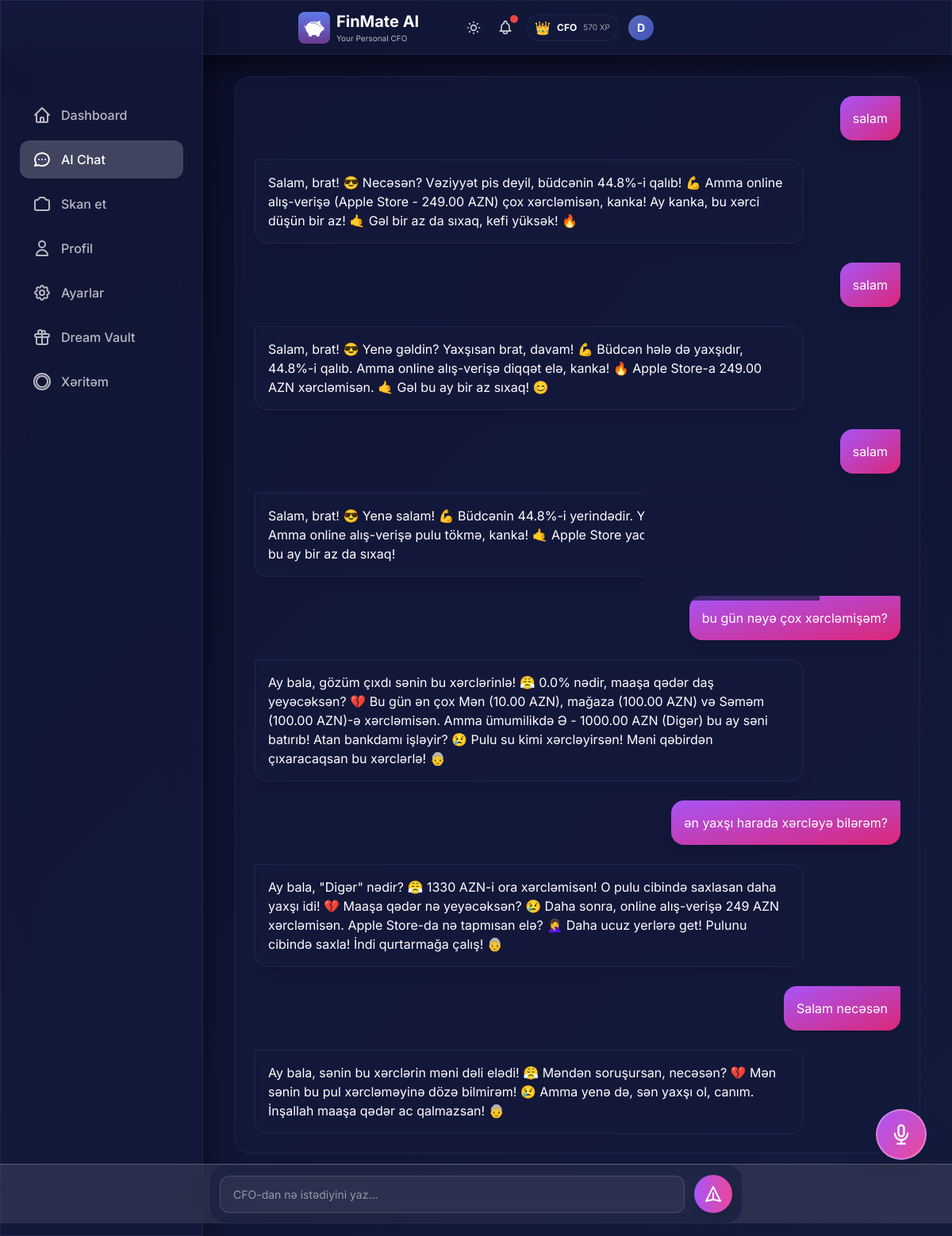
Page /chat on the committed database.
### models.py (models this page shows, shortened)
class User(Base):
    __tablename__ = "users"
    id = Column(Integer, primary_key=True, index=True)
    username = Column(String, unique=True, index=True, nullable=False)
    monthly_budget = Column(Float, default=1000.0)
    xp_points = Column(Integer, default=0)
    level_title = Column(String, default="Rookie")
    preferred_language = Column(String, default="az")  # az, en, ru
    voice_enabled = Column(Boolean, default=True)
    daily_budget_limit = Column(Float, nullable=True)
    currency = Column(String, default="AZN")  # Display/Base currency
    personality_mode = Column(String, default="normal")  # normal, mom, strict
    is_premium = Column(Boolean, default=False)  # Premium subscription status
    readability_mode = Column(Boolean, default=False)  # Accessibility mode for vision-impaired users
    ai_name = Column(String, default="FinMate")  # Customizable AI name
    ai_attitude = Column(String, default="Professional")  # Strict, Funny, Sarcastic, Supportive
    ai_style = Column(String, default="Formal")  # Slang, Shakespearean, Dialect, Short
    ai_persona_mode = Column(String, default="Auto")  # Auto (behavioral profiling) or Manual
    login_streak = Column(Integer, default=0)
    last_login_date = Column(Date, nullable=True)
    created_at = Column(DateTime, default=datetime.utcnow)
    expenses = relationship("Expense", back_populates="user", cascade="all, delete-orphan")
    chat_messages = relationship("ChatMessage", back_populates="user", cascade="all, delete-orphan")
    xp_logs = relationship("XPLog", back_populates="user", cascade="all, delete-orphan")
    dreams = relationship("Dream", back_populates="user", cascade="all, delete-orphan")

class ChatMessage(Base):
    __tablename__ = "chat_messages"
    id = Column(Integer, primary_key=True, index=True)
    user_id = Column(Integer, ForeignKey("users.id"), nullable=False)
    role = Column(String, nullable=False)  # 'user' or 'ai'
    content = Column(Text, nullable=False)
    timestamp = Column(DateTime, default=datetime.utcnow, nullable=False)
    user = relationship("User", back_populates="chat_messages")

### main.py (the view)
@app.get("/chat", response_class=HTMLResponse)
async def chat_page(request: Request, db: Session = Depends(get_db)):
    user = get_current_user(db)
    messages = db.query(ChatMessage).filter(
        ChatMessage.user_id == user.id
    ).order_by(ChatMessage.timestamp.asc()).all()
    return templates.TemplateResponse("chat.html", {
        "request": request,
        "user": user,
        "messages": messages
    })

### templates/chat.html (shortened to what this page needs)
{% extends "base.html" %}
{% block content %}
<div class="max-w-4xl mx-auto px-2 sm:px-4">
    <div class="glass-card p-4 sm:p-6 mb-20 lg:mb-10">
        <div class="chat-container" id="chatContainer">
            <div id="messages" class="space-y-4 sm:space-y-6">
                {% for message in messages %}
                {% if message.role == 'user' %}
                <div class="flex justify-end">
                    <div
                        class="message-bubble bg-gradient-to-br from-purple-500 to-pink-600 text-white p-4 rounded-2xl rounded-tr-sm shadow-lg">
                        {{ message.content }}
                    </div>
                </div>
                {% else %}
                <div class="flex justify-start">
                    <div class="message-bubble glass p-4 rounded-2xl rounded-tl-sm text-white shadow-lg">
                        {{ message.content }}
                    </div>
                </div>
                {% endif %}
                {% endfor %}
            </div>
        </div>
    </div>
</div>
<div class="chat-input-container fixed bottom-20 sm:bottom-24 left-0 right-0 px-2 sm:px-4 md:bottom-4 transition-all duration-300 z-50">
    <div class="max-w-2xl mx-auto">
        <form hx-post="/api/chat" hx-target="#messages" hx-swap="beforeend" hx-headers='{"X-Client-Appended":"true"}'
            hx-on::after-request="this.reset(); scrollToBottom();" class="glass-card p-2 sm:p-3 flex items-center gap-2 sm:gap-3"
            id="chat-form">
            <input type="text" name="message" placeholder="CFO-dan nə istədiyini yaz..." required
                class="chat-input-field flex-1"
                autocomplete="off" id="chat-input" />
            <button type="submit"
                class="w-10 h-10 sm:w-12 sm:h-12 flex-shrink-0 rounded-full bg-gradient-to-r from-purple-500 to-pink-500 flex items-center justify-center hover:scale-110 transition shadow-lg group">
                <svg class="w-5 h-5 sm:w-6 sm:h-6 text-white group-hover:scale-110 transition" fill="none"
                    stroke="currentColor" viewBox="0 0 24 24">
                    <path stroke-linecap="round" stroke-linejoin="round" stroke-width="2"
                        d="M12 19l9 2-9-18-9 18 9-2zm0 0v-8"></path>
                </svg>
            </button>
        </form>
    </div>
</div>
{% endblock %}

### templates/base.html (shortened to what this page needs)
<!DOCTYPE html>
<html lang="en" data-theme="dark">
<head>
    <link href="https://cdn.jsdelivr.net/npm/daisyui@4.4.19/dist/full.min.css" rel="stylesheet" type="text/css" />
    <script src="https://cdn.tailwindcss.com"></script>
</head>
<body>
    <div class="glass fixed top-0 left-0 right-0 z-40 px-2 sm:px-4 py-2 sm:py-3">
        <div class="flex items-center justify-between max-w-md mx-auto">
            <div class="min-w-0 flex-1 flex items-center gap-2">
                <img src="/static/icons/icon-192.png" alt="FinMate AI" class="w-8 h-8 sm:w-10 sm:h-10 rounded-lg flex-shrink-0" onerror="this.style.display='none'">
                <div class="min-w-0">
                    <h1 class="text-lg sm:text-xl font-bold text-white truncate">FinMate AI</h1>
                    <p class="text-[9px] sm:text-[10px] text-white/70">Your Personal CFO</p>
                </div>
            </div>
            <div class="flex items-center gap-2 sm:gap-3 relative flex-shrink-0">
                <button id="theme-toggle" class="relative text-white/80 hover:text-white transition p-1"
                    title="Tema dəyişdir">
                </button>
                <button id="alert-bell" class="relative text-white/80 hover:text-white transition p-1">
                    <span id="alert-counter" class="absolute -top-0.5 -right-0.5 w-2.5 h-2.5 bg-red-500 rounded-full shadow-lg"></span>
                </button>
                {% if user and user.xp_points is defined %}
                <div
                    class="hidden sm:flex items-center gap-1.5 sm:gap-2 glass-card px-2 sm:px-2.5 py-0.5 sm:py-1 rounded-full">
                    <span class="text-sm sm:text-base">{% if user.level_title == 'Rookie' %}🌱{% elif user.level_title
                        == 'Saver'
                        %}💰{% elif user.level_title == 'Analyst' %}📊{% elif user.level_title == 'Manager' %}🎯{%
                        elif
                        user.level_title == 'CFO' %}👑{% else %}⭐{% endif %}</span>
                    <span class="text-[10px] sm:text-xs font-bold text-white hidden md:inline">{{ user.level_title
                        }}</span>
                    <span class="text-[9px] sm:text-[10px] text-white/60">{{ user.xp_points }} XP</span>
                </div>
                {% endif %}
                <a href="/profile" class="relative flex-shrink-0 group">
                    <div id="user-avatar"
                        class="w-7 h-7 sm:w-8 sm:h-8 rounded-full flex items-center justify-center text-white font-bold text-xs sm:text-sm transition-all duration-400 group-hover:scale-110"
                        style="background: linear-gradient(135deg, var(--accent-primary), var(--accent-secondary));">
                        {{ user.username[0].upper() if user else 'D' }}
                    </div>
                </a>
            </div>
        </div>
    </div>
    <div class="pt-24 pb-8 px-4">
        <div class="w-full lg:max-w-7xl mx-auto">
            {% block content %}{% endblock %}
        </div>
    </div>
    <div class="hidden lg:block fixed left-0 top-0 bottom-0 w-64 glass z-40 pt-24">
        <nav class="p-6 space-y-2">
            <a href="/"
                class="flex items-center gap-3 px-4 py-3 rounded-xl text-white/70 hover:text-white hover:bg-white/10 transition {% if request.url.path == '/' %}bg-white/20 !text-white{% endif %}">
                <svg class="w-6 h-6" fill="none" stroke="currentColor" viewBox="0 0 24 24">
                    <path stroke-linecap="round" stroke-linejoin="round" stroke-width="2"
                        d="M3 12l2-2m0 0l7-7 7 7M5 10v10a1 1 0 001 1h3m10-11l2 2m-2-2v10a1 1 0 01-1 1h-3m-6 0a1 1 0 001-1v-4a1 1 0 011-1h2a1 1 0 011 1v4a1 1 0 001 1m-6 0h6">
                    </path>
                </svg>
                <span class="font-medium">Dashboard</span>
            </a>
            <a href="/chat"
                class="flex items-center gap-3 px-4 py-3 rounded-xl text-white/70 hover:text-white hover:bg-white/10 transition {% if request.url.path == '/chat' %}bg-white/20 !text-white{% endif %}">
                <svg class="w-6 h-6" fill="none" stroke="currentColor" viewBox="0 0 24 24">
                    <path stroke-linecap="round" stroke-linejoin="round" stroke-width="2"
                        d="M8 12h.01M12 12h.01M16 12h.01M21 12c0 4.418-4.03 8-9 8a9.863 9.863 0 01-4.255-.949L3 20l1.395-3.72C3.512 15.042 3 13.574 3 12c0-4.418 4.03-8 9-8s9 3.582 9 8z">
                    </path>
                </svg>
                <span class="font-medium">AI Chat</span>
            </a>
            <a href="/scan"
                class="flex items-center gap-3 px-4 py-3 rounded-xl text-white/70 hover:text-white hover:bg-white/10 transition {% if request.url.path == '/scan' %}bg-white/20 !text-white{% endif %}">
                <span class="font-medium">Skan et</span>
            </a>
            <a href="/profile"
                class="flex items-center gap-3 px-4 py-3 rounded-xl text-white/70 hover:text-white hover:bg-white/10 transition {% if request.url.path == '/profile' %}bg-white/20 !text-white{% endif %}">
                <svg class="w-6 h-6" fill="none" stroke="currentColor" viewBox="0 0 24 24">
                    <path stroke-linecap="round" stroke-linejoin="round" stroke-width="2"
                        d="M16 7a4 4 0 11-8 0 4 4 0 018 0zM12 14a7 7 0 00-7 7h14a7 7 0 00-7-7z"></path>
                </svg>
                <span class="font-medium">Profil</span>
            </a>
            <a href="/settings"
                class="flex items-center gap-3 px-4 py-3 rounded-xl text-white/70 hover:text-white hover:bg-white/10 transition {% if request.url.path == '/settings' %}bg-white/20 !text-white{% endif %}">
                <span class="font-medium">Ayarlar</span>
            </a>
            <a href="/dream-vault"
                class="flex items-center gap-3 px-4 py-3 rounded-xl text-white/70 hover:text-white hover:bg-white/10 transition {% if request.url.path == '/dream-vault' %}bg-white/20 !text-white{% endif %}">
                <svg class="w-6 h-6" fill="none" stroke="currentColor" viewBox="0 0 24 24">
                    <path stroke-linecap="round" stroke-linejoin="round" stroke-width="2"
                        d="M12 8v13m0-13V6a2 2 0 112 2h-2zm0 0V5.5A2.5 2.5 0 109.5 8H12zm-7 4h14M5 12a2 2 0 110-4h14a2 2 0 110 4M5 12v7a2 2 0 002 2h10a2 2 0 002-2v-7">
                    </path>
                </svg>
                <span class="font-medium">Dream Vault</span>
            </a>
            <a href="/heatmap"
                class="flex items-center gap-3 px-4 py-3 rounded-xl text-white/70 hover:text-white hover:bg-white/10 transition {% if request.url.path == '/heatmap' %}bg-white/20 !text-white{% endif %}">
                <svg class="w-6 h-6" fill="none" stroke="currentColor" viewBox="0 0 24 24">
                    <path stroke-linecap="round" stroke-linejoin="round" stroke-width="2"
                        d="M2 12a10 10 0 1020 0 10 10 0 00-20 0zm10-7a7 7 0 00-7 7c0 3.866 3.134 7 7 7a7 7 0 007-7c0-3.866-3.134-7-7-7z">
                    </path>
                </svg>
                <span class="font-medium">Xəritəm</span>
            </a>
        </nav>
    </div>
    {% if user and user.voice_enabled %}
    {% if request.url.path == '/scan' or request.url.path == '/chat' %}
    <button onclick="openVoiceModal()"
        class="fixed {% if request.url.path == '/scan' %}bottom-24{% else %}bottom-32{% endif %} right-4 sm:right-6 w-14 h-14 sm:w-16 sm:h-16 glass bg-gradient-to-br from-purple-500 to-pink-500 backdrop-blur-xl border-2 border-white/30 rounded-full shadow-2xl flex items-center justify-center text-white hover:scale-110 active:scale-95 transition-all z-40 md:{% if request.url.path == '/scan' %}bottom-20{% else %}bottom-24{% endif %} md:right-8 mb-16 md:mb-0 group">
    </button>
    {% endif %}
    {% endif %}
</body>
</html>
</html>

### templates/base.html (style rules this page uses)
:root { --bg-primary: #0a0e27; --bg-secondary: #141b3d; --glass-bg: rgba(20, 27, 61, 0.7); --glass-border: rgba(100, 116, 207, 0.15); --glass-shadow: rgba(0, 0, 0, 0.6); --text-primary: #e8eaf6; --text-secondary: rgba(232, 234, 246, 0.75); --nav-border: rgba(100, 116, 207, 0.2); --skeleton-bg: rgba(100, 116, 207, 0.08); --accent-primary: #5c6bc0; --accent-secondary: #3f51b5; }
* { font-family: 'Inter', sans-serif; }
body:not(.no-transition), body:not(.no-transition) .glass, body:not(.no-transition) .glass-card, body:not(.no-transition) .bottom-nav { transition: background 0.6s cubic-bezier(0.4, 0, 0.2, 1), color 0.6s cubic-bezier(0.4, 0, 0.2, 1), border-color 0.6s cubic-bezier(0.4, 0, 0.2, 1), box-shadow 0.6s cubic-bezier(0.4, 0, 0.2, 1); }
body { transition: background 0.8s ease-in-out; }
body { background: linear-gradient(135deg, var(--bg-primary) 0%, var(--bg-secondary) 100%); min-height: 100vh; padding-bottom: 80px; color: var(--text-primary); }
@media (min-width: 1024px) { body { padding-left: 256px; padding-bottom: 0; } }
.glass { background: var(--glass-bg); backdrop-filter: blur(20px); -webkit-backdrop-filter: blur(20px); border: 1px solid var(--glass-border); box-shadow: 0 8px 32px 0 var(--glass-shadow); }
.glass-card { background: var(--glass-bg); backdrop-filter: blur(12px); -webkit-backdrop-filter: blur(12px); border-radius: 20px; border: 1px solid var(--glass-border); }

### templates/chat.html (style rules this page uses)
.chat-container { height: calc(100vh - 250px); overflow-y: auto; overflow-x: hidden; scroll-behavior: smooth; }
.message-bubble { max-width: 85%; word-wrap: break-word; word-break: break-word; animation: slideIn 0.3s ease-out; line-height: 1.5; }
.chat-input-container { background: rgba(255, 255, 255, 0.1); backdrop-filter: blur(20px); -webkit-backdrop-filter: blur(20px); border-top: 1px solid rgba(255, 255, 255, 0.2); }
.chat-input-field { background: rgba(255, 255, 255, 0.05); border: 1px solid rgba(255, 255, 255, 0.15); border-radius: 12px; padding: 0.75rem 1rem; color: #ffffff; font-size: 0.875rem; transition: all 0.3s ease; min-height: 44px; }
.chat-input-field::placeholder { color: rgba(255, 255, 255, 0.5); }

### rows in the picture
User: level_title "CFO", xp_points "570", username "D"
ChatMessage: content "salam"
ChatMessage: content "Salam, brat! 😎 Necəsən? Vəziyyət pis deyil, büdcənin 44.8%-i qalıb! 💪 Amma online alış-verişə (Apple Store - 249.00 AZN) çox xərcləmisən, kanka! Ay kanka, bu xərci düşün bir az! 🤙 Gəl bir az da sıxaq, kefi yüksək! 🔥"
ChatMessage: content "salam"
ChatMessage: content "Salam, brat! 😎 Yenə gəldin? Yaxşısan brat, davam! 💪 Büdcən hələ də yaxşıdır, 44.8%-i qalıb. Amma online alış-verişə diqqət elə, kanka! 🔥 Apple Store-a 249.00 AZN xərcləmisən. 🤙 Gəl bu ay bir az sıxaq! 😊"
ChatMessage: content "salam"
ChatMessage: content "Salam, brat! 😎 Yenə salam! 💪 Büdcənin 44.8%-i yerindədir. Yaxşısan brat, davam! 🔥 Amma online alış-verişə pulu tökmə, kanka! 🤙 Apple Store yadından çıxmasın! 😊 Gəl bu ay bir az da sıxaq!"
ChatMessage: content "bu gün nəyə çox xərcləmişəm?"
ChatMessage: content "Ay bala, gözüm çıxdı sənin bu xərclərinlə! 😤 0.0% nədir, maaşa qədər daş yeyəcəksən? 💔 Bu gün ən çox Mən (10.00 AZN), mağaza (100.00 AZN) və Səməm (100.00 AZN)-ə xərcləmisən. Amma ümumilikdə Ə - 1000.00 AZN (Digər) bu ay səni batırıb! Atan bankdamı işləyir? 😢 Pulu su kimi xərcləyirsən! Məni qəbirdən çıxaracaqsan bu xərclərlə! 👵"
ChatMessage: content "ən yaxşı harada xərcləyə bilərəm?"
ChatMessage: content "Ay bala, \"Digər\" nədir? 😤 1330 AZN-i ora xərcləmisən! O pulu cibində saxlasan daha yaxşı idi! 💔 Maaşa qədər nə yeyəcəksən? 😢 Daha sonra, online alış-verişə 249 AZN xərcləmisən. Apple Store-da nə tapmısan elə? 🤦‍♀️ Daha ucuz yerlərə get! Pulunu cibində saxla! İndi qurtarmağa çalış! 👵"
ChatMessage: content "Salam necəsən"
ChatMessage: content "Ay bala, sənin bu xərclərin məni dəli elədi! 😤 Məndən soruşursan, necəsən? 💔 Mən sənin bu pul xərcləməyinə dözə bilmirəm! 😢 Amma yenə də, sən yaxşı ol, canım. İnşallah maaşa qədər ac qalmazsan! 👵"
